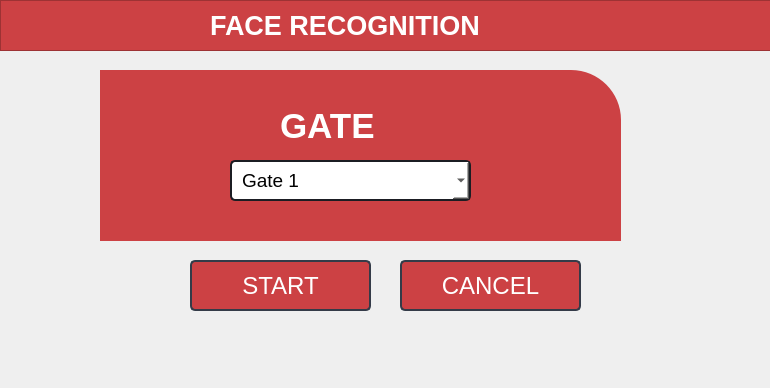
<?xml version="1.0" encoding="UTF-8"?>
<ui version="4.0">
 <class>Form</class>
 <widget class="QWidget" name="Form">
  <property name="geometry">
   <rect>
    <x>0</x>
    <y>0</y>
    <width>770</width>
    <height>388</height>
   </rect>
  </property>
  <property name="windowTitle">
   <string>Form</string>
  </property>
  <widget class="QFrame" name="frame_3">
   <property name="geometry">
    <rect>
     <x>0</x>
     <y>0</y>
     <width>771</width>
     <height>51</height>
    </rect>
   </property>
   <property name="styleSheet">
    <string notr="true">background-color:rgb(204, 65, 68);
</string>
   </property>
   <property name="frameShape">
    <enum>QFrame::StyledPanel</enum>
   </property>
   <property name="frameShadow">
    <enum>QFrame::Raised</enum>
   </property>
   <widget class="QLabel" name="label_12">
    <property name="geometry">
     <rect>
      <x>210</x>
      <y>10</y>
      <width>451</width>
      <height>31</height>
     </rect>
    </property>
    <property name="font">
     <font>
      <family>Segoe UI</family>
      <pointsize>20</pointsize>
      <weight>75</weight>
      <bold>true</bold>
     </font>
    </property>
    <property name="styleSheet">
     <string notr="true">background-color:rgb(204, 65, 68);
color:white;</string>
    </property>
    <property name="text">
     <string>FACE RECOGNITION</string>
    </property>
   </widget>
  </widget>
  <widget class="QFrame" name="frame">
   <property name="geometry">
    <rect>
     <x>100</x>
     <y>70</y>
     <width>521</width>
     <height>171</height>
    </rect>
   </property>
   <property name="styleSheet">
    <string notr="true">background-color:rgb(204, 65, 68);
border-top-right-radius : 50px;
</string>
   </property>
   <property name="frameShape">
    <enum>QFrame::StyledPanel</enum>
   </property>
   <property name="frameShadow">
    <enum>QFrame::Raised</enum>
   </property>
   <widget class="QLabel" name="label_5">
    <property name="geometry">
     <rect>
      <x>180</x>
      <y>30</y>
      <width>201</width>
      <height>51</height>
     </rect>
    </property>
    <property name="font">
     <font>
      <pointsize>26</pointsize>
      <weight>75</weight>
      <bold>true</bold>
     </font>
    </property>
    <property name="styleSheet">
     <string notr="true">color:white;</string>
    </property>
    <property name="text">
     <string>GATE</string>
    </property>
   </widget>
   <widget class="QComboBox" name="selectGate">
    <property name="geometry">
     <rect>
      <x>130</x>
      <y>90</y>
      <width>241</width>
      <height>41</height>
     </rect>
    </property>
    <property name="font">
     <font>
      <family>Segoe UI</family>
      <pointsize>14</pointsize>
     </font>
    </property>
    <property name="styleSheet">
     <string notr="true">QComboBox{
	background-color:white;
	border-radius: 5px;
	padding: 5px;
	padding-left: 10px;
	color:black;
	border: 2px solid rgb(27, 29, 35);
}
QComboBox:hover{
	border: 2px solid rgb(64, 71, 88);
}
QComboBox QAbstractItemView {
	color: white;
	background-color:rgb(204, 65, 68);
	padding: 10px;
	selection-background-color: rgb(39, 44, 54);
	text-align: center;
}</string>
    </property>
    <item>
     <property name="text">
      <string>Gate 1</string>
     </property>
    </item>
    <item>
     <property name="text">
      <string>Gate 2</string>
     </property>
    </item>
    <item>
     <property name="text">
      <string>Gate 3</string>
     </property>
    </item>
    <item>
     <property name="text">
      <string>Gate 4</string>
     </property>
    </item>
    <item>
     <property name="text">
      <string>Gate 5</string>
     </property>
    </item>
    <item>
     <property name="text">
      <string>Gate 6</string>
     </property>
    </item>
   </widget>
  </widget>
  <widget class="QPushButton" name="startRec">
   <property name="geometry">
    <rect>
     <x>190</x>
     <y>260</y>
     <width>181</width>
     <height>51</height>
    </rect>
   </property>
   <property name="minimumSize">
    <size>
     <width>150</width>
     <height>30</height>
    </size>
   </property>
   <property name="font">
    <font>
     <family>Segoe UI</family>
     <pointsize>18</pointsize>
    </font>
   </property>
   <property name="styleSheet">
    <string notr="true">QPushButton {
	border: 2px solid rgb(52, 59, 72);
	border-radius: 5px;	
	background-color: rgb(204, 65, 68);
	color:white;
}
QPushButton:hover {
	background-color: rgb(166, 52, 56);
	border: 2px solid rgb(61, 70, 86);
	color:white;
}
QPushButton:pressed {	
	background-color: rgb(35, 40, 49);
	border: 2px solid rgb(43, 50, 61);
}</string>
   </property>
   <property name="text">
    <string>START</string>
   </property>
  </widget>
  <widget class="QPushButton" name="cancelRec">
   <property name="geometry">
    <rect>
     <x>400</x>
     <y>260</y>
     <width>181</width>
     <height>51</height>
    </rect>
   </property>
   <property name="minimumSize">
    <size>
     <width>150</width>
     <height>30</height>
    </size>
   </property>
   <property name="font">
    <font>
     <family>Segoe UI</family>
     <pointsize>18</pointsize>
    </font>
   </property>
   <property name="styleSheet">
    <string notr="true">QPushButton {
	border: 2px solid rgb(52, 59, 72);
	border-radius: 5px;	
	background-color: rgb(204, 65, 68);
	color:white;
}
QPushButton:hover {
	background-color: rgb(166, 52, 56);
	border: 2px solid rgb(61, 70, 86);
	color:white;
}
QPushButton:pressed {	
	background-color: rgb(35, 40, 49);
	border: 2px solid rgb(43, 50, 61);
}</string>
   </property>
   <property name="text">
    <string>CANCEL</string>
   </property>
  </widget>
 </widget>
 <resources/>
 <connections/>
</ui>
